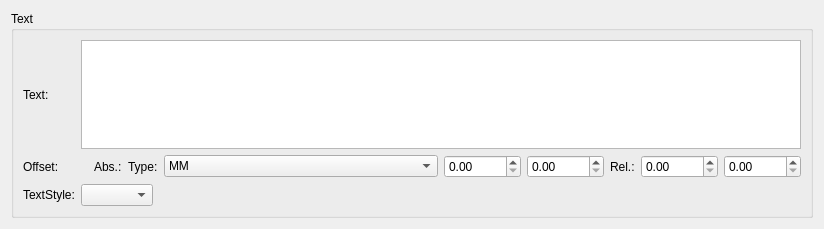
<ui version="4.0" >
 <class>TextBase</class>
 <widget class="QWidget" name="TextBase" >
  <property name="geometry" >
   <rect>
    <x>0</x>
    <y>0</y>
    <width>824</width>
    <height>229</height>
   </rect>
  </property>
  <property name="windowTitle" >
   <string>Form</string>
  </property>
  <layout class="QVBoxLayout" >
   <item>
    <widget class="QGroupBox" name="groupBox" >
     <property name="title" >
      <string comment="do not translate" >Text</string>
     </property>
     <property name="flat" >
      <bool>true</bool>
     </property>
     <layout class="QGridLayout" >
      <item row="0" column="0" >
       <widget class="QLabel" name="label" >
        <property name="sizePolicy" >
         <sizepolicy vsizetype="Preferred" hsizetype="Maximum" >
          <horstretch>0</horstretch>
          <verstretch>0</verstretch>
         </sizepolicy>
        </property>
        <property name="text" >
         <string comment="do not translate" >Text:</string>
        </property>
        <property name="textFormat" >
         <enum>Qt::PlainText</enum>
        </property>
       </widget>
      </item>
      <item row="0" column="1" >
       <widget class="QTextEdit" name="text" />
      </item>
      <item row="1" column="0" >
       <widget class="QLabel" name="label_3" >
        <property name="sizePolicy" >
         <sizepolicy vsizetype="Preferred" hsizetype="Maximum" >
          <horstretch>0</horstretch>
          <verstretch>0</verstretch>
         </sizepolicy>
        </property>
        <property name="text" >
         <string comment="do not translate" >Offset:</string>
        </property>
        <property name="textFormat" >
         <enum>Qt::PlainText</enum>
        </property>
       </widget>
      </item>
      <item row="1" column="1" >
       <layout class="QHBoxLayout" >
        <item>
         <widget class="QLabel" name="label_5" >
          <property name="text" >
           <string/>
          </property>
         </widget>
        </item>
        <item>
         <widget class="QLabel" name="label_7" >
          <property name="text" >
           <string comment="do not translate" >Abs.:</string>
          </property>
         </widget>
        </item>
        <item>
         <widget class="QLabel" name="label_2" >
          <property name="sizePolicy" >
           <sizepolicy vsizetype="Preferred" hsizetype="Maximum" >
            <horstretch>0</horstretch>
            <verstretch>0</verstretch>
           </sizepolicy>
          </property>
          <property name="text" >
           <string>Type:</string>
          </property>
          <property name="textFormat" >
           <enum>Qt::PlainText</enum>
          </property>
         </widget>
        </item>
        <item>
         <widget class="QComboBox" name="offsetType" >
          <property name="sizePolicy" >
           <sizepolicy vsizetype="Fixed" hsizetype="Expanding" >
            <horstretch>0</horstretch>
            <verstretch>0</verstretch>
           </sizepolicy>
          </property>
          <item>
           <property name="text" >
            <string>MM</string>
           </property>
          </item>
          <item>
           <property name="text" >
            <string>Space</string>
           </property>
          </item>
         </widget>
        </item>
        <item>
         <widget class="QDoubleSpinBox" name="xoffset" >
          <property name="maximum" >
           <double>10000.000000000000000</double>
          </property>
         </widget>
        </item>
        <item>
         <widget class="QDoubleSpinBox" name="yoffset" >
          <property name="maximum" >
           <double>10000.000000000000000</double>
          </property>
         </widget>
        </item>
        <item>
         <widget class="QLabel" name="label_6" >
          <property name="text" >
           <string comment="do not translate" >Rel.:</string>
          </property>
         </widget>
        </item>
        <item>
         <widget class="QDoubleSpinBox" name="rxoffset" >
          <property name="maximum" >
           <double>10000.000000000000000</double>
          </property>
         </widget>
        </item>
        <item>
         <widget class="QDoubleSpinBox" name="ryoffset" >
          <property name="maximum" >
           <double>10000.000000000000000</double>
          </property>
         </widget>
        </item>
       </layout>
      </item>
      <item row="2" column="0" >
       <widget class="QLabel" name="label_4" >
        <property name="text" >
         <string comment="do not translate" >TextStyle:</string>
        </property>
       </widget>
      </item>
      <item row="2" column="1" >
       <layout class="QHBoxLayout" >
        <item>
         <widget class="QComboBox" name="textStyle" />
        </item>
        <item>
         <spacer>
          <property name="orientation" >
           <enum>Qt::Horizontal</enum>
          </property>
          <property name="sizeHint" stdset="0" >
           <size>
            <width>301</width>
            <height>20</height>
           </size>
          </property>
         </spacer>
        </item>
       </layout>
      </item>
     </layout>
    </widget>
   </item>
  </layout>
 </widget>
 <resources/>
 <connections/>
</ui>
